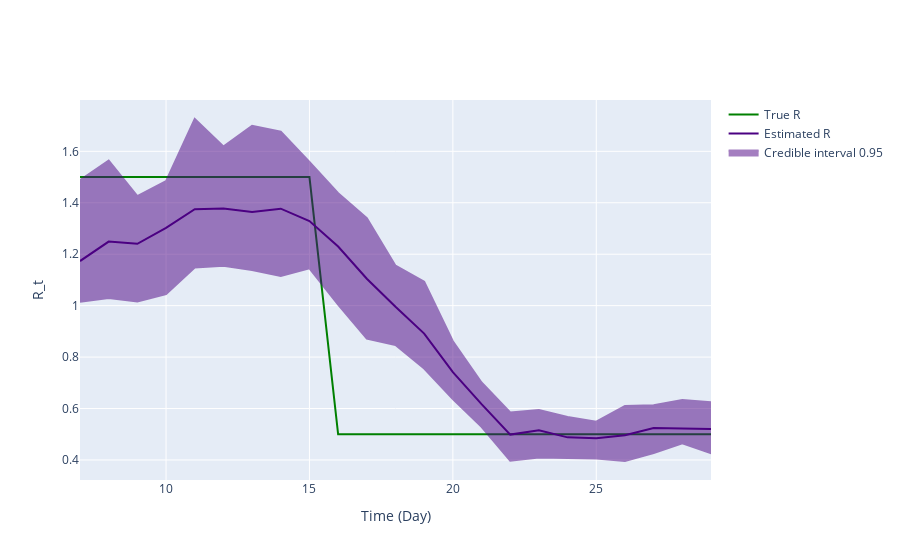

This figure's notebook cell:
### Markdown cell above
## Inference plot using class method results

### Code cell
fig = ReproductionNumberPlot()

fig.add_ground_truth_rt(ground_truth)
fig.add_interval_rt(new_intervals)

fig.update_labels(time_label='Time (Day)', r_label='R_t')

fig.show_figure()

### Figure 1 — Plotly figure (JSON) as saved in the notebook; plotly's stock layout.template omitted (floating-point values rounded to 4 significant figures)
{"data": [{"line": {"color": "green"}, "mode": "lines", "name": "True R", "type": "scatter", "x": [7, 8, 9, 10, 11, 12, 13, 14, 15, 16, 17, 18, 19, 20, 21, 22, 23, 24, 25, 26, 27, 28, 29], "y": [1.5, 1.5, 1.5, 1.5, 1.5, 1.5, 1.5, 1.5, 1.5, 0.5, 0.5, 0.5, 0.5, 0.5, 0.5, 0.5, 0.5, 0.5, 0.5, 0.5, 0.5, 0.5, 0.5]}, {"line": {"color": "indigo"}, "mode": "lines", "name": "Estimated R", "type": "scatter", "x": [7, 8, 9, 10, 11, 12, 13, 14, 15, 16, 17, 18, 19, 20, 21, 22, 23, 24, 25, 26, 27, 28, 29], "y": [1.173, 1.249, 1.241, 1.303, 1.375, 1.378, 1.365, 1.377, 1.329, 1.23, 1.105, 0.9955, 0.8915, 0.7417, 0.6173, 0.4985, 0.5158, 0.4878, 0.484, 0.4959, 0.5241, 0.5223, 0.5208]}, {"fill": "toself", "fillcolor": "indigo", "line": {"color": "indigo"}, "mode": "lines", "name": "Credible interval 0.95", "opacity": 0.5, "type": "scatter", "x": [7, 8, 9, 10, 11, 12, 13, 14, 15, 16, 17, 18, 19, 20, 21, 22, 23, 24, 25, 26, 27, 28, 29, 29, 28, 27, 26, 25, 24, 23, 22, 21, 20, 19, 18, 17, 16, 15, 14, 13, 12, 11, 10, 9, 8, 7], "y": [1.488, 1.564, 1.425, 1.484, 1.726, 1.619, 1.699, 1.676, 1.559, 1.437, 1.341, 1.155, 1.093, 0.8617, 0.7009, 0.5848, 0.5943, 0.5673, 0.5486, 0.6098, 0.6127, 0.6333, 0.6249, 0.4263, 0.4651, 0.4265, 0.3959, 0.4055, 0.4072, 0.4091, 0.3968, 0.5286, 0.6363, 0.7553, 0.8472, 0.8719, 1.004, 1.145, 1.115, 1.139, 1.155, 1.148, 1.045, 1.016, 1.03, 1.015]}], "layout": {"hovermode": "x unified", "xaxis": {"title": {"text": "Time (Day)"}}, "yaxis": {"title": {"text": "R_t"}}}}
